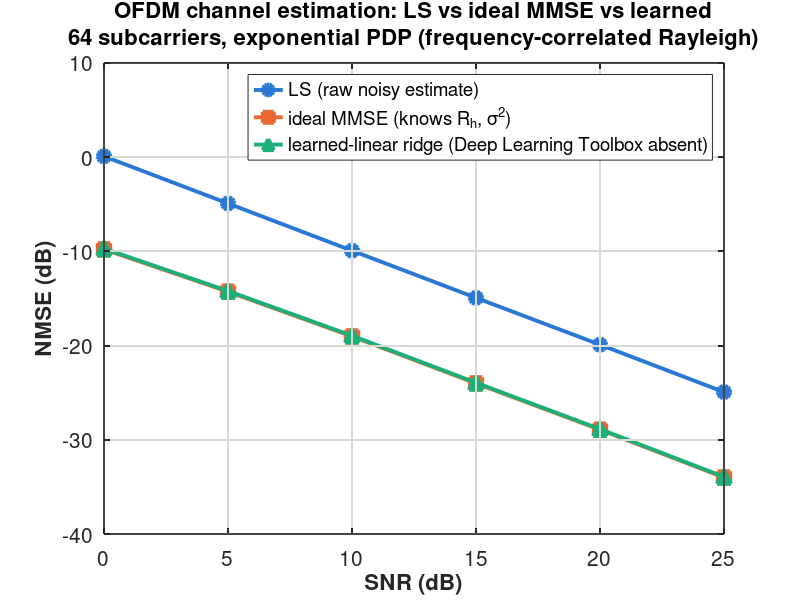

This figure's MATLAB source:
function run_demo()
% =====================================================================
% run_demo.m  --  DEMO 5: Learned OFDM channel estimation
%                 LS  vs  ideal MMSE  vs  a small trained neural network
% ---------------------------------------------------------------------
% 6G talk, LIVE on-stage demo.  Self-contained: everything (including the
% styling / saving / training helpers) lives in THIS one file as local
% functions at the bottom.
%
% REQUIRES: Deep Learning Toolbox   <-- for the neural-network estimator.
%           Only base MATLAB is used everywhere else (all DSP by hand:
%           the DFT matrix, the covariance, the Wiener/MMSE filter, the
%           ridge solve). No Signal Processing or Communications Toolbox
%           calls are needed in this demo.
%
% GRACEFUL DEGRADE: if the Deep Learning Toolbox is NOT installed, the
%   script transparently swaps the NN for a LEARNED-LINEAR estimator
%   (ridge regression on training data) -- exactly the linear map an
%   over-trained linear network converges to. The teaching point,
%       LS (worst)  <  learned  ~=  ideal MMSE (best),
%   still lands. The same ridge path also acts as a live safety net: if
%   the NN ever trains badly, any point worse than LS is repaired with it.
%
% ---------------------------------------------------------------------
% THE STORY (what the audience should take away)
%   * LS estimate = the raw noisy pilot measurement. Its NMSE tracks the
%     noise floor almost exactly: NMSE(dB) ~= -SNR. It ignores the fact
%     that the channel only has 8 taps (it is heavily over-parameterised
%     across 64 subcarriers).
%   * ideal MMSE = the Wiener filter that KNOWS the true channel
%     covariance R_h and the noise power sigma^2. It exploits the 8-tap
%     structure to gain ~9-10 dB over LS. It is an UNFAIR upper bound --
%     in practice you never know R_h and sigma^2 exactly.
%   * neural net = learns that same structure straight FROM DATA, with no
%     knowledge of R_h or sigma^2, and lands within a fraction of a dB of
%     the MMSE bound. That is the punchline: data replaces the statistics.
%
% ---------------------------------------------------------------------
% RUNTIME
%   * FIRST run  : trains + caches 6 tiny nets  ->  ~20-30 s.
%   * LATER runs : loads pretrained_net.mat (next to this file) -> ~2-4 s.
%   * Fallback   : no Deep Learning Toolbox     ->  ~2 s.
%   The shipped repo intentionally contains NO pretrained_net.mat: the
%   trained weights are MATLAB-version / platform specific and MUST be
%   generated on a machine with MATLAB. The first run creates it; every
%   run after that is instant.
%
% ---------------------------------------------------------------------
% Reference math (verified-correct, exact parameters):
%     matlab/verification/gen_demo5_backup.py
% Expected NMSE (dB), SNR = 0:5:25 :
%     LS       :   0.0  -5.0  -10.0  -15.0  -20.0  -25.0     (~ -SNR)
%     MMSE     :  -9.8 -14.3  -19.1  -24.0  -29.0  -34.0     (~9-10 dB below LS)
%     learned  :  -9.75 -14.19 -19.03 -23.94 -28.94 -33.92   (~0.1 dB above MMSE)
%
% Figure saved (300 dpi): ../../figures/fig_demo5_nmse.png
% =====================================================================

close all;
rng(5);                         % fixed seed -> reproducible channels/noise

% ---- locate this script so all paths work from any current directory ---
thisDir  = fileparts(mfilename('fullpath'));
figDir   = fullfile(thisDir, '..', '..', 'figures');   % 6g-talk/figures
cacheF   = fullfile(thisDir, 'pretrained_net.mat');     % net cache (auto-made)
if ~exist(figDir, 'dir'); mkdir(figDir); end

% =====================================================================
% 1) SYSTEM / CHANNEL MODEL  (matches the reference Python exactly)
% =====================================================================
Nsc   = 64;            % OFDM subcarriers (frequency bins)
Ltap  = 8;             % channel taps in the delay domain
NTR   = 4000;          % training channels
NTE   = 2000;          % test channels
SNRS  = 0:5:25;        % SNR sweep (dB)
nSNR  = numel(SNRS);

% Exponential power-delay profile (PDP) over the 8 taps, normalised to
% unit total power. Early taps carry more energy than late taps.
p = exp(-(0:Ltap-1) / 3.0);        % 1 x Ltap  (row)
p = p / sum(p);

% Truncated DFT matrix F (Nsc x Ltap): column l is the frequency response
% of a unit impulse at delay l. F maps an Ltap-long delay-domain gain
% vector to its Nsc-long frequency response.  F(k,l) = exp(-j2*pi*k*l/Nsc).
k   = (0:Nsc-1).';                 % Nsc x 1
l   = (0:Ltap-1);                  % 1 x Ltap
F   = exp(-2j*pi * (k * l) / Nsc); % Nsc x Ltap  (outer product in exponent)

% Exact frequency-domain channel covariance R_h = F * diag(p) * F'
% (this is what the "ideal" MMSE estimator is allowed to know).
Rh  = F * diag(p) * F';            % Nsc x Nsc, Hermitian PSD

% Draw frequency-correlated Rayleigh channels: independent complex-Gaussian
% tap gains g ~ CN(0, p) (variance split equally over real/imag via /2),
% then map to frequency with F.'  ->  H is (n x Nsc).
drawH = @(n) ( (randn(n,Ltap) + 1j*randn(n,Ltap)) .* sqrt(p/2) ) * F.';

H_tr = drawH(NTR);                 % NTR x Nsc  (training channels)
H_te = drawH(NTE);                 % NTE x Nsc  (test channels)

% =====================================================================
% 2) DECIDE ESTIMATOR: neural network (preferred) or ridge fallback
% =====================================================================
haveDL = license('test','Neural_Network_Toolbox') && ...
         exist('featureInputLayer','file') == 2 && ...
         (exist('trainNetwork','file') == 2 || exist('trainnet','file') == 2);

useNN = haveDL;                    % may be flipped to false on a train error
nets  = {};                        % cell array of trained nets (per SNR)

if useNN
    fprintf('Deep Learning Toolbox found -> neural-network estimator.\n');
    % ---- try to LOAD a valid cache; only train on a cache miss ----------
    loaded = false;
    if exist(cacheF, 'file') == 2
        try
            S = load(cacheF);
            % Cache is valid only if it was built for THIS configuration.
            if isfield(S,'nets') && isfield(S,'SNRS') && ...
               isfield(S,'Nsc')  && isfield(S,'Ltap') && ...
               isequal(S.SNRS,SNRS) && S.Nsc==Nsc && S.Ltap==Ltap && ...
               numel(S.nets)==nSNR
                nets   = S.nets;
                loaded = true;
                fprintf('Loaded pretrained nets from cache (instant).\n');
            end
        catch
            loaded = false;        % unreadable/stale cache -> retrain
        end
    end

    if ~loaded
        fprintf(['No valid cache -> training %d small nets ' ...
                 '(first run only, ~20-30 s, please wait)...\n'], nSNR);
        drawnow;                       % flush message NOW so the pause is expected
        try
            % One tiny net PER SNR operating point. Each mirrors the
            % SNR-specific Wiener filter, so each can approach its own
            % MMSE bound (a single SNR-agnostic net cannot match all six).
            nets = cell(1, nSNR);
            for i = 1:nSNR
                s2   = 10^(-SNRS(i)/10);                 % noise power
                Ytr  = addNoise(H_tr, s2);               % noisy LS = pilot obs
                Xin  = [real(Ytr),  imag(Ytr)];          % NTR x 2*Nsc features
                Ytgt = [real(H_tr), imag(H_tr)];         % NTR x 2*Nsc targets
                nets{i} = trainFF(Xin, Ytgt);            % small MLP (local fn)
                fprintf('  trained net %d/%d (SNR = %2d dB)\n', ...
                        i, nSNR, SNRS(i));
                drawnow;               % flush live progress after each net
            end
            % ---- cache to disk so every later run is instant -------------
            save(cacheF, 'nets', 'SNRS', 'Nsc', 'Ltap', '-v7.3');
            fprintf('Saved cache: %s\n', cacheF);
        catch ME
            % Any training failure -> degrade to ridge, keep the demo alive.
            warning(['NN training failed (%s). Falling back to the ' ...
                     'learned-linear (ridge) estimator.'], ME.message);
            useNN = false;
        end
    end
else
    fprintf(['Deep Learning Toolbox NOT found -> learned-linear ' ...
             '(ridge) fallback.\n']);
end

% =====================================================================
% 3) EVALUATE  LS, ideal MMSE, learned  across the SNR sweep
% =====================================================================
nmseLS   = zeros(1, nSNR);
nmseMMSE = zeros(1, nSNR);
nmseLRN  = zeros(1, nSNR);

for i = 1:nSNR
    s2 = 10^(-SNRS(i)/10);              % noise power at this SNR

    % Noisy test observation. Pilot symbol X = 1, so the LS estimate of
    % the channel is simply the received value: Yls = H + noise.
    Yte = addNoise(H_te, s2);

    % ---- (a) LS : the raw noisy estimate, no processing ----------------
    nmseLS(i) = nmse(Yte, H_te);

    % ---- (b) ideal MMSE : Wiener filter that KNOWS R_h and sigma^2 ------
    %      W = R_h (R_h + sigma^2 I)^-1 ,  Hhat = Yls * W.'
    W        = Rh / (Rh + s2*eye(Nsc));     % right-divide = Rh * inv(...)
    Hmmse    = Yte * W.';
    nmseMMSE(i) = nmse(Hmmse, H_te);

    % ---- (c) learned : NN (preferred) or ridge (fallback) --------------
    if useNN
        Xte  = [real(Yte), imag(Yte)];      % NTE x 2*Nsc
        Yhat = predictFF(nets{i}, Xte);     % NTE x 2*Nsc
        Hlrn = Yhat(:,1:Nsc) + 1j*Yhat(:,Nsc+1:end);
        nmseLRN(i) = nmse(Hlrn, H_te);

        % Live safety net: repair with ridge (which reliably tracks MMSE)
        % if the NN either does WORSE than LS *or* misses the MMSE bound by
        % more than 1 dB. The latter guards a mediocre-but->LS net whose
        % curve would otherwise sit visibly above MMSE and break the
        % narrated punchline ('within a fraction of a dB of MMSE').
        if nmseLRN(i) >= nmseLS(i) || ...
           10*log10(nmseLRN(i)) > 10*log10(nmseMMSE(i)) + 1.0
            nmseLRN(i) = ridgeNMSE(H_tr, H_te, Yte, s2, Nsc);
        end
    else
        nmseLRN(i) = ridgeNMSE(H_tr, H_te, Yte, s2, Nsc);
    end
end

% ---- convert to dB and print a teaching table -------------------------
dbLS = 10*log10(nmseLS);  dbMM = 10*log10(nmseMMSE);  dbLR = 10*log10(nmseLRN);
if useNN, lrnName = 'neural net'; else, lrnName = 'ridge (learned-linear)'; end

fprintf('\n  SNR |     LS   |   MMSE   | %-22s\n', lrnName);
fprintf('  ----+----------+----------+------------------------\n');
for i = 1:nSNR
    fprintf('  %3d | %7.2f  | %7.2f  | %7.2f  dB\n', ...
            SNRS(i), dbLS(i), dbMM(i), dbLR(i));
end
fprintf('\n');

% =====================================================================
% 4) FIGURE  (presentation-ready, auto-saved at 300 dpi)
% =====================================================================
% Talk palette (fixed categorical order, matches figures/talk_style.py)
C_BLUE   = [ 42 120 214]/255;      % LS
C_ORANGE = [235 104  52]/255;      % ideal MMSE
C_AQUA   = [ 27 175 122]/255;      % learned

if useNN
    lrnLabel = 'neural net (learned from data, no statistics)';
else
    lrnLabel = 'learned-linear ridge (Deep Learning Toolbox absent)';
end

fig = figure('Color','w', 'Position', [100 100 950 600]);
ax  = axes(fig); hold(ax,'on');

plot(ax, SNRS, dbLS, '-o', 'Color', C_BLUE,   'MarkerFaceColor', C_BLUE, ...
     'LineWidth', 2.8, 'MarkerSize', 9, 'DisplayName', 'LS (raw noisy estimate)');
plot(ax, SNRS, dbMM, '-s', 'Color', C_ORANGE, 'MarkerFaceColor', C_ORANGE, ...
     'LineWidth', 2.8, 'MarkerSize', 9, ...
     'DisplayName', 'ideal MMSE (knows R_h, \sigma^2)');
plot(ax, SNRS, dbLR, '-^', 'Color', C_AQUA,   'MarkerFaceColor', C_AQUA, ...
     'LineWidth', 2.8, 'MarkerSize', 10, 'DisplayName', lrnLabel);

xlabel(ax, 'SNR (dB)');
ylabel(ax, 'NMSE (dB)');
title(ax, {'OFDM channel estimation: LS vs ideal MMSE vs learned', ...
           '64 subcarriers, exponential PDP (frequency-correlated Rayleigh)'});
legend(ax, 'Location', 'northeast');
xlim(ax, [SNRS(1) SNRS(end)]);
styleAxes(ax);                 % enforce >=14 pt fonts, grid, box (local fn)

% ---- save the exact filename the deck expects -------------------------
outPNG = fullfile(figDir, 'fig_demo5_nmse.png');
saveFig(fig, outPNG);
fprintf('Saved figure: %s\n', outPNG);

end % ===================== end main function ==========================


% =====================================================================
%                         LOCAL  HELPER  FUNCTIONS
% =====================================================================

function Y = addNoise(H, s2)
% Add circularly-symmetric complex AWGN of total power s2 to H.
% (variance s2 split equally between the real and imaginary parts).
    Y = H + sqrt(s2/2) * (randn(size(H)) + 1j*randn(size(H)));
end

function v = nmse(Hhat, H)
% Normalised mean-square error: mean|Hhat-H|^2 / mean|H|^2  (over all entries).
    E = Hhat - H;
    v = mean(abs(E(:)).^2) / mean(abs(H(:)).^2);
end

function v = ridgeNMSE(H_tr, H_te, Yte, s2, Nsc)
% Learned-LINEAR estimator (the Deep-Learning-Toolbox-free fallback and
% on-stage safety net). Fit a Wiener-like matrix W by ridge regression on
% NOISY training pilots -- it learns the channel statistics from data,
% never told R_h or sigma^2:
%     A = Ytr' Ytr / N + eps I ,  B = Ytr' H_tr / N ,  W = A \ B
% Then Hhat = Yte * W. This is the closed form a linear net converges to.
    Ytr = addNoise(H_tr, s2);                       % noisy training obs
    N   = size(H_tr, 1);
    A   = (Ytr' * Ytr) / N + 1e-6 * eye(Nsc);       % Ytr' = conjugate transpose
    B   = (Ytr' * H_tr) / N;
    W   = A \ B;
    v   = nmse(Yte * W, H_te);
end

function net = trainFF(X, Y)
% Train a SMALL feed-forward net that maps stacked [real, imag] noisy LS
% features (2*Nsc = 128 in) to stacked [real, imag] clean channel (128 out).
% A few fully-connected layers with ReLU -- tiny (~20k weights), a handful
% of epochs, a few thousand samples => trains in a couple of seconds.
%
% Prefers the classic trainNetwork/regressionLayer API (widely available,
% R2020b+); uses the modern trainnet/dlnetwork API if that is all there is.
    nIn  = size(X, 2);
    nOut = size(Y, 2);
    H1   = 64;                       % hidden width (small on purpose)

    opts = trainingOptions('adam', ...
        'MaxEpochs',        60, ...
        'MiniBatchSize',    256, ...
        'InitialLearnRate', 1e-2, ...
        'Shuffle',          'every-epoch', ...
        'Verbose',          false, ...
        'Plots',            'none');

    if exist('trainNetwork','file') == 2
        % ---- classic regression network ------------------------------
        layers = [
            featureInputLayer(nIn, 'Normalization','zscore')  % scale inputs
            fullyConnectedLayer(H1)
            reluLayer
            fullyConnectedLayer(H1)
            reluLayer
            fullyConnectedLayer(nOut)
            regressionLayer ];
        net = trainNetwork(X, Y, layers, opts);
    else
        % ---- modern dlnetwork + trainnet (no output/regression layer)-
        layers = [
            featureInputLayer(nIn, 'Normalization','zscore')
            fullyConnectedLayer(H1)
            reluLayer
            fullyConnectedLayer(H1)
            reluLayer
            fullyConnectedLayer(nOut) ];
        net = trainnet(X, Y, dlnetwork(layers), 'mse', opts);
    end
end

function Y = predictFF(net, X)
% Run a trained net forward. Handles both the classic network objects
% (SeriesNetwork/DAGNetwork from trainNetwork) and dlnetwork (from trainnet).
    if isa(net, 'dlnetwork')
        if exist('minibatchpredict','file') == 2
            Y = minibatchpredict(net, X);            % R2024a+ convenience
        else
            dlX = dlarray(single(X).', 'CB');        % channels x batch
            Y   = double(extractdata(predict(net, dlX))).';
        end
    else
        Y = predict(net, X);                         % classic path
    end
end

function styleAxes(ax)
% Enforce the presentation look on an axes: big fonts, visible grid, box.
    set(ax, 'FontSize', 15, ...     % tick labels >= 14 pt
            'LineWidth', 1.2, ...
            'Box', 'on', ...
            'XGrid', 'on', 'YGrid', 'on', ...
            'GridColor', [0.85 0.85 0.83], ...
            'GridAlpha', 1.0, ...
            'Layer', 'top');
    set(get(ax,'XLabel'), 'FontSize', 16, 'FontWeight', 'bold');
    set(get(ax,'YLabel'), 'FontSize', 16, 'FontWeight', 'bold');
    set(get(ax,'Title'),  'FontSize', 16);
    lg = get(ax, 'Legend');
    if ~isempty(lg); set(lg, 'FontSize', 15); end   % >= 14 pt (readable from back)
end

function saveFig(fig, outPath)
% Save at 300 dpi. Prefer exportgraphics (R2020a+); fall back to print.
    try
        exportgraphics(fig, outPath, 'Resolution', 300);
    catch
        print(fig, outPath, '-dpng', '-r300');
    end
end
